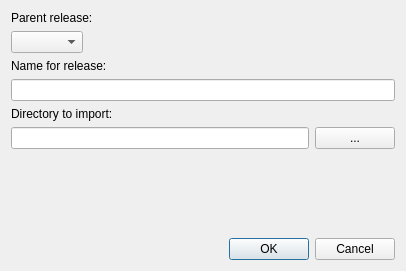
<?xml version="1.0" encoding="UTF-8"?>
<ui version="4.0">
 <class>ReleaseDialog</class>
 <widget class="QDialog" name="ReleaseDialog">
  <property name="windowModality">
   <enum>Qt::WindowModal</enum>
  </property>
  <property name="geometry">
   <rect>
    <x>0</x>
    <y>0</y>
    <width>406</width>
    <height>271</height>
   </rect>
  </property>
  <property name="windowTitle">
   <string>Create new release</string>
  </property>
  <layout class="QVBoxLayout" name="verticalLayout_2">
   <item>
    <layout class="QVBoxLayout" name="verticalLayout">
     <item>
      <widget class="QLabel" name="parentReleaseLabel">
       <property name="text">
        <string>Parent release:</string>
       </property>
      </widget>
     </item>
     <item>
      <layout class="QHBoxLayout" name="parentReleaseLayout">
       <property name="topMargin">
        <number>0</number>
       </property>
       <item>
        <widget class="QComboBox" name="releaseComboBox"/>
       </item>
       <item>
        <spacer name="horizontalSpacer">
         <property name="orientation">
          <enum>Qt::Horizontal</enum>
         </property>
         <property name="sizeHint" stdset="0">
          <size>
           <width>40</width>
           <height>20</height>
          </size>
         </property>
        </spacer>
       </item>
      </layout>
     </item>
     <item>
      <widget class="QLabel" name="label">
       <property name="text">
        <string>Name for release:</string>
       </property>
      </widget>
     </item>
     <item>
      <widget class="QLineEdit" name="releaseName"/>
     </item>
     <item>
      <widget class="QLabel" name="label_2">
       <property name="text">
        <string>Directory to import:</string>
       </property>
      </widget>
     </item>
     <item>
      <layout class="QHBoxLayout" name="horizontalLayout">
       <property name="topMargin">
        <number>0</number>
       </property>
       <item>
        <widget class="QLineEdit" name="directory">
         <property name="readOnly">
          <bool>true</bool>
         </property>
        </widget>
       </item>
       <item>
        <widget class="QPushButton" name="chooseDirButton">
         <property name="text">
          <string>...</string>
         </property>
        </widget>
       </item>
      </layout>
     </item>
     <item>
      <spacer name="verticalSpacer">
       <property name="orientation">
        <enum>Qt::Vertical</enum>
       </property>
       <property name="sizeHint" stdset="0">
        <size>
         <width>20</width>
         <height>40</height>
        </size>
       </property>
      </spacer>
     </item>
    </layout>
   </item>
   <item>
    <widget class="QDialogButtonBox" name="buttonBox">
     <property name="orientation">
      <enum>Qt::Horizontal</enum>
     </property>
     <property name="standardButtons">
      <set>QDialogButtonBox::Cancel|QDialogButtonBox::Ok</set>
     </property>
    </widget>
   </item>
  </layout>
 </widget>
 <resources/>
 <connections>
  <connection>
   <sender>buttonBox</sender>
   <signal>accepted()</signal>
   <receiver>ReleaseDialog</receiver>
   <slot>accept()</slot>
   <hints>
    <hint type="sourcelabel">
     <x>248</x>
     <y>254</y>
    </hint>
    <hint type="destinationlabel">
     <x>157</x>
     <y>274</y>
    </hint>
   </hints>
  </connection>
  <connection>
   <sender>buttonBox</sender>
   <signal>rejected()</signal>
   <receiver>ReleaseDialog</receiver>
   <slot>reject()</slot>
   <hints>
    <hint type="sourcelabel">
     <x>316</x>
     <y>260</y>
    </hint>
    <hint type="destinationlabel">
     <x>286</x>
     <y>274</y>
    </hint>
   </hints>
  </connection>
  <connection>
   <sender>chooseDirButton</sender>
   <signal>clicked()</signal>
   <receiver>ReleaseDialog</receiver>
   <slot>onChooseDirectory()</slot>
   <hints>
    <hint type="sourcelabel">
     <x>381</x>
     <y>146</y>
    </hint>
    <hint type="destinationlabel">
     <x>202</x>
     <y>135</y>
    </hint>
   </hints>
  </connection>
 </connections>
 <slots>
  <slot>onChooseDirectory()</slot>
 </slots>
</ui>
